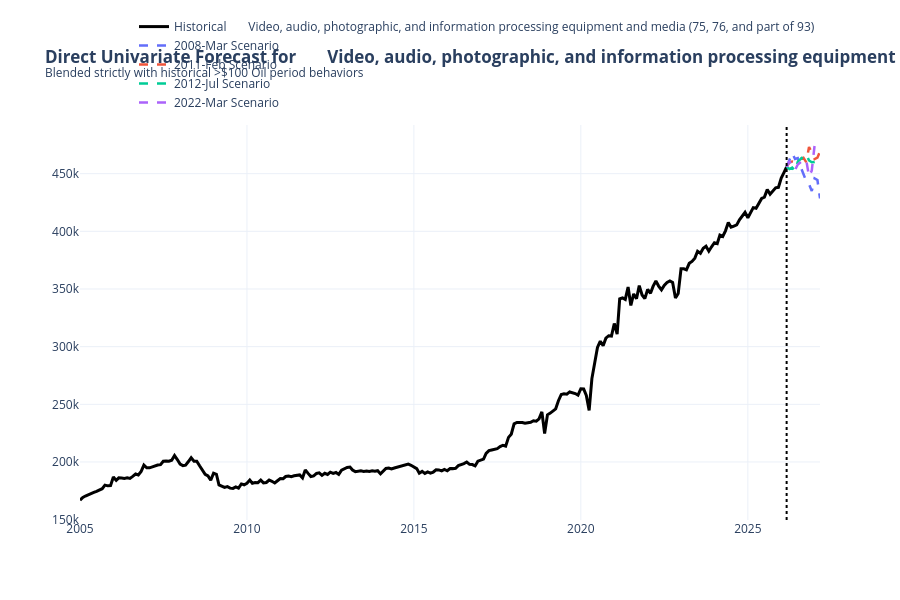

Write notebook code for a chart like this one.
### Code cell
# %%
# Cell 10: Direct Univariate Scenario Forecasting (Bypassing Intermediaries)
import numpy as np
import pandas as pd
import plotly.graph_objects as go
import plotly.express as px

print(f"Executing Direct Univariate Scenario Forecasts for: {TARGET_SECTOR}...")

# 1. Configuration
HISTORICAL_WEIGHT = 0.80  
TIMESFM_WEIGHT = 1.0 - HISTORICAL_WEIGHT
print(f"Weighting Strategy: {HISTORICAL_WEIGHT*100}% Historical Scenario / {TIMESFM_WEIGHT*100}% TimesFM Baseline")

target_series = df_clean[TARGET_SECTOR].dropna()
target_last_date = target_series.index[-1]
baseline_value = target_series.iloc[-1]

# 2. Extract Direct Historical Trajectories
brent_above_100 = df_clean['Brent_Crude'] > 100
start_of_spikes = brent_above_100 & ~brent_above_100.shift(1, fill_value=False)
anchor_dates = df_clean.index[start_of_spikes]

target_shock_shapes = {}

for anchor in anchor_dates:
    scenario_name = anchor.strftime('%Y-%b')
    end_date = anchor + pd.DateOffset(months=12)
    
    if end_date <= target_series.index[-1]:
        slice_13m = target_series.loc[anchor:end_date]
        if len(slice_13m) >= 13: 
            trajectory = (slice_13m.values / slice_13m.values[0])[1:]
            target_shock_shapes[scenario_name] = trajectory
            print(f" - Extracted '{scenario_name}' historical trajectory for {TARGET_SECTOR}")

# 3. Generate TimesFM Baseline 
print("\nGenerating purely univariate TimesFM baseline...")
context_data = target_series.values[-CONTEXT_LENGTH:]

point_forecast, _ = tfm.forecast(
    horizon=HORIZON_LENGTH, 
    inputs=[context_data.astype(np.float32)]
)
timesfm_baseline = point_forecast[0][-HORIZON_LENGTH:]

# 4. Blend Baseline with Historical Scenarios
future_dates = pd.date_range(start=target_last_date + pd.DateOffset(months=1), periods=HORIZON_LENGTH, freq='MS')
direct_scenario_forecasts = {}

for scenario, shape in target_shock_shapes.items():
    pure_historical = baseline_value * shape
    blended_forecast = (pure_historical * HISTORICAL_WEIGHT) + (timesfm_baseline * TIMESFM_WEIGHT)
    
    df_scen = pd.DataFrame(index=future_dates)
    df_scen[f'{TARGET_SECTOR}_Direct_Forecast'] = blended_forecast
    direct_scenario_forecasts[scenario] = df_scen

print(f"✅ Generated {len(direct_scenario_forecasts)} direct scenario forecasts.\n")


# 5. Plotting (USING DYNAMIC CSV NAMES)
# FIX: Map from df_long instead of df_wide to avoid variable collision
csv_names = dict(zip(df_long['category_key'], df_long['category']))
target_display_name = csv_names.get(TARGET_SECTOR, TARGET_SECTOR)

historical_slice = target_series.loc['2005-01-01':]

fig = go.Figure()

fig.add_trace(go.Scatter(
    x=historical_slice.index, y=historical_slice.values,
    mode='lines', name=f'Historical {target_display_name}', 
    line=dict(color='black', width=3)
))

colors = px.colors.qualitative.Plotly 
for idx, scenario in enumerate(target_shock_shapes.keys()):
    color = colors[idx % len(colors)]
    
    plot_target = direct_scenario_forecasts[scenario].copy()
    plot_target.loc[target_last_date] = baseline_value
    plot_target = plot_target.sort_index()
    
    fig.add_trace(go.Scatter(
        x=plot_target.index, y=plot_target[f'{TARGET_SECTOR}_Direct_Forecast'],
        mode='lines', name=f'{scenario} Scenario', 
        line=dict(color=color, width=2.5, dash='dash')
    ))

fig.add_vline(x=target_last_date, line_width=2, line_dash="dot", line_color="black")

fig.update_layout(
    title=f"<b>Direct Univariate Forecast for {target_display_name}</b><br><sup>Blended strictly with historical >$100 Oil period behaviors</sup>",
    height=600, template="plotly_white", hovermode="x unified",
    legend=dict(orientation="h", yanchor="bottom", y=1.02, xanchor="right", x=1)
)

fig.show()

### Figure 1 — Plotly figure (JSON) as saved in the notebook; plotly's stock layout.template omitted (floating-point values rounded to 4 significant figures; data arrays with more than 128 entries replaced by an {"elided": "..."} marker saying what was removed)
{"data": [{"line": {"color": "black", "width": 3}, "mode": "lines", "name": "Historical       Video, audio, photographic, and information processing equipment and media (75, 76, and part of 93)", "type": "scatter", "x": {"elided": "255 str values"}, "y": {"elided": "255 int values"}}, {"line": {"color": "#636EFA", "dash": "dash", "width": 2.5}, "mode": "lines", "name": "2008-Mar Scenario", "type": "scatter", "x": ["2026-03-01T00:00:00.000000", "2026-04-01T00:00:00.000000", "2026-05-01T00:00:00.000000", "2026-06-01T00:00:00.000000", "2026-07-01T00:00:00.000000", "2026-08-01T00:00:00.000000", "2026-09-01T00:00:00.000000", "2026-10-01T00:00:00.000000", "2026-11-01T00:00:00.000000", "2026-12-01T00:00:00.000000", "2027-01-01T00:00:00.000000", "2027-02-01T00:00:00.000000", "2027-03-01T00:00:00.000000"], "y": [455900.0, 461900.0, 467800.0, 462800.0, 463500.0, 455800.0, 450000.0, 443700.0, 440900.0, 434900.0, 445900.0, 444500.0, 428500.0]}, {"line": {"color": "#EF553B", "dash": "dash", "width": 2.5}, "mode": "lines", "name": "2011-Feb Scenario", "type": "scatter", "x": ["2026-03-01T00:00:00.000000", "2026-04-01T00:00:00.000000", "2026-05-01T00:00:00.000000", "2026-06-01T00:00:00.000000", "2026-07-01T00:00:00.000000", "2026-08-01T00:00:00.000000", "2026-09-01T00:00:00.000000", "2026-10-01T00:00:00.000000", "2026-11-01T00:00:00.000000", "2026-12-01T00:00:00.000000", "2027-01-01T00:00:00.000000", "2027-02-01T00:00:00.000000", "2027-03-01T00:00:00.000000"], "y": [455900.0, 459800.0, 460600.0, 459700.0, 462100.0, 462800.0, 463800.0, 460000.0, 473100.0, 468300.0, 462600.0, 463900.0, 469300.0]}, {"line": {"color": "#00CC96", "dash": "dash", "width": 2.5}, "mode": "lines", "name": "2012-Jul Scenario", "type": "scatter", "x": ["2026-03-01T00:00:00.000000", "2026-04-01T00:00:00.000000", "2026-05-01T00:00:00.000000", "2026-06-01T00:00:00.000000", "2026-07-01T00:00:00.000000", "2026-08-01T00:00:00.000000", "2026-09-01T00:00:00.000000", "2026-10-01T00:00:00.000000", "2026-11-01T00:00:00.000000", "2026-12-01T00:00:00.000000", "2027-01-01T00:00:00.000000", "2027-02-01T00:00:00.000000", "2027-03-01T00:00:00.000000"], "y": [455900.0, 454000.0, 455300.0, 452500.0, 460400.0, 462800.0, 465000.0, 467000.0, 461500.0, 459900.0, 460200.0, 461100.0, 461500.0]}, {"line": {"color": "#AB63FA", "dash": "dash", "width": 2.5}, "mode": "lines", "name": "2022-Mar Scenario", "type": "scatter", "x": ["2026-03-01T00:00:00.000000", "2026-04-01T00:00:00.000000", "2026-05-01T00:00:00.000000", "2026-06-01T00:00:00.000000", "2026-07-01T00:00:00.000000", "2026-08-01T00:00:00.000000", "2026-09-01T00:00:00.000000", "2026-10-01T00:00:00.000000", "2026-11-01T00:00:00.000000", "2026-12-01T00:00:00.000000", "2027-01-01T00:00:00.000000", "2027-02-01T00:00:00.000000", "2027-03-01T00:00:00.000000"], "y": [455900.0, 460800.0, 456100.0, 453200.0, 457900.0, 460200.0, 462100.0, 462000.0, 447700.0, 452700.0, 474500.0, 474800.0, 475100.0]}], "layout": {"height": 600, "hovermode": "x unified", "legend": {"orientation": "h", "x": 1, "xanchor": "right", "y": 1.02, "yanchor": "bottom"}, "shapes": [{"line": {"color": "black", "dash": "dot", "width": 2}, "type": "line", "x0": "2026-03-01T00:00:00", "x1": "2026-03-01T00:00:00", "xref": "x", "y0": 0, "y1": 1, "yref": "y domain"}], "title": {"text": "<b>Direct Univariate Forecast for       Video, audio, photographic, and information processing equipment and media (75, 76, and part of 93)</b><br><sup>Blended strictly with historical >$100 Oil period behaviors</sup>"}}}
